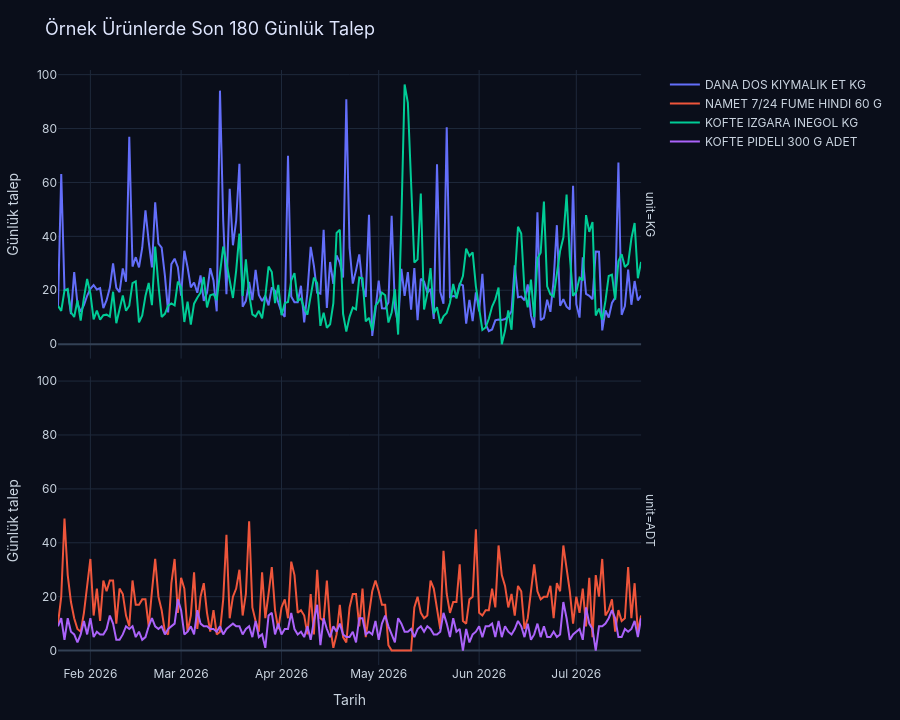

Notebook code cell kept with this figure:
### Markdown cell above
### 26 · Örnek ürün zaman serilerinin çizilmesi

Aşağıdaki kod hücresi yalnızca bu adımı gerçekleştirir.

### Code cell
example_history = daily_panel.loc[
    daily_panel["product_id"].isin(example_products["product_id"])
    & daily_panel["store_observed"].eq(1)
    & daily_panel["date"].ge(daily_panel["date"].max() - pd.Timedelta(days=180))
].copy()
fig = px.line(
    example_history,
    x="date",
    y="daily_demand",
    color="product_name",
    facet_row="unit",
    labels={"date": "Tarih", "daily_demand": "Günlük talep", "product_name": "Ürün"},
)
fig = dark_plot(fig, "Örnek Ürünlerde Son 180 Günlük Talep")
fig.update_layout(height=720)
fig.show()

### Figure 1 — Plotly figure (JSON) as saved in the notebook; plotly's stock layout.template omitted (floating-point values rounded to 4 significant figures; data arrays with more than 128 entries replaced by an {"elided": "..."} marker saying what was removed)
{"data": [{"hovertemplate": "Ürün=DANA DOS KIYMALIK ET KG<br>unit=KG<br>Tarih=%{x}<br>Günlük talep=%{y}<extra></extra>", "legendgroup": "DANA DOS KIYMALIK ET KG", "line": {"color": "#636efa", "dash": "solid"}, "marker": {"symbol": "circle"}, "mode": "lines", "name": "DANA DOS KIYMALIK ET KG", "orientation": "v", "showlegend": true, "type": "scatter", "x": {"elided": "181 str values"}, "xaxis": "x2", "y": {"elided": "181 float values"}, "yaxis": "y2"}, {"hovertemplate": "Ürün=NAMET 7/24 FUME HINDI 60 G<br>unit=ADT<br>Tarih=%{x}<br>Günlük talep=%{y}<extra></extra>", "legendgroup": "NAMET 7/24 FUME HINDI 60 G", "line": {"color": "#EF553B", "dash": "solid"}, "marker": {"symbol": "circle"}, "mode": "lines", "name": "NAMET 7/24 FUME HINDI 60 G", "orientation": "v", "showlegend": true, "type": "scatter", "x": {"elided": "181 str values"}, "xaxis": "x", "y": {"elided": "181 float values"}, "yaxis": "y"}, {"hovertemplate": "Ürün=KOFTE IZGARA INEGOL KG<br>unit=KG<br>Tarih=%{x}<br>Günlük talep=%{y}<extra></extra>", "legendgroup": "KOFTE IZGARA INEGOL KG", "line": {"color": "#00cc96", "dash": "solid"}, "marker": {"symbol": "circle"}, "mode": "lines", "name": "KOFTE IZGARA INEGOL KG", "orientation": "v", "showlegend": true, "type": "scatter", "x": {"elided": "181 str values"}, "xaxis": "x2", "y": {"elided": "181 float values"}, "yaxis": "y2"}, {"hovertemplate": "Ürün=KOFTE PIDELI 300 G ADET<br>unit=ADT<br>Tarih=%{x}<br>Günlük talep=%{y}<extra></extra>", "legendgroup": "KOFTE PIDELI 300 G ADET", "line": {"color": "#ab63fa", "dash": "solid"}, "marker": {"symbol": "circle"}, "mode": "lines", "name": "KOFTE PIDELI 300 G ADET", "orientation": "v", "showlegend": true, "type": "scatter", "x": {"elided": "181 str values"}, "xaxis": "x", "y": {"elided": "181 float values"}, "yaxis": "y"}], "layout": {"annotations": [{"font": {}, "showarrow": false, "text": "unit=ADT", "textangle": 90, "x": 0.98, "xanchor": "left", "xref": "paper", "y": 0.2425, "yanchor": "middle", "yref": "paper"}, {"font": {}, "showarrow": false, "text": "unit=KG", "textangle": 90, "x": 0.98, "xanchor": "left", "xref": "paper", "y": 0.7575, "yanchor": "middle", "yref": "paper"}], "font": {"color": "#cbd5e1", "family": "Inter, Segoe UI, sans-serif"}, "height": 720, "legend": {"title": {"text": ""}, "tracegroupgap": 0}, "margin": {"b": 55, "l": 55, "r": 30, "t": 70}, "paper_bgcolor": "#0a0e1a", "plot_bgcolor": "#0a0e1a", "title": {"font": {"color": "#e0e7ff", "size": 18}, "text": "Örnek Ürünlerde Son 180 Günlük Talep"}, "xaxis": {"anchor": "y", "domain": [0, 0.98], "gridcolor": "#1e293b", "title": {"text": "Tarih"}, "zerolinecolor": "#334155"}, "xaxis2": {"anchor": "y2", "domain": [0, 0.98], "gridcolor": "#1e293b", "matches": "x", "showticklabels": false, "zerolinecolor": "#334155"}, "yaxis": {"anchor": "x", "domain": [0, 0.485], "gridcolor": "#1e293b", "title": {"text": "Günlük talep"}, "zerolinecolor": "#334155"}, "yaxis2": {"anchor": "x2", "domain": [0.515, 1], "gridcolor": "#1e293b", "matches": "y", "title": {"text": "Günlük talep"}, "zerolinecolor": "#334155"}}}
